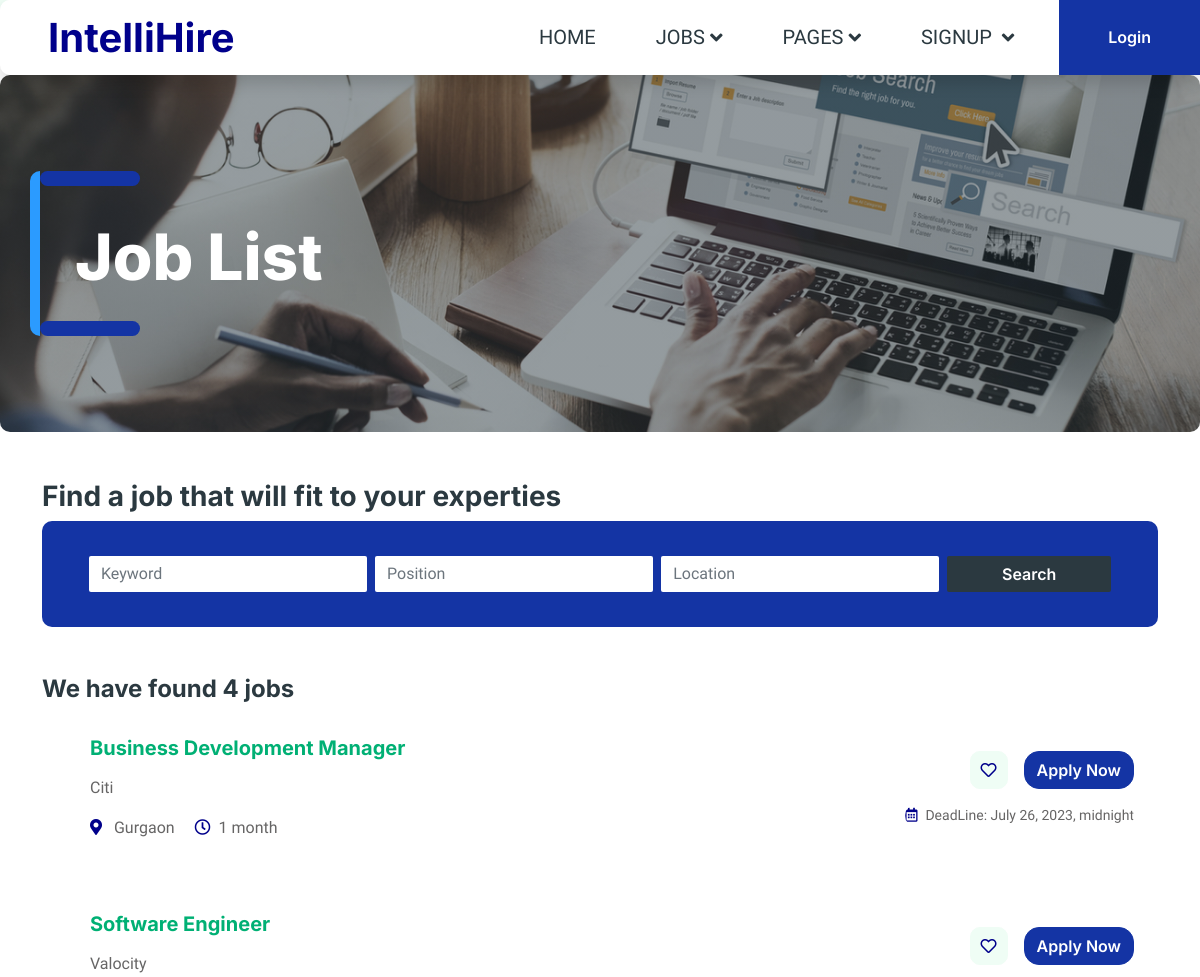
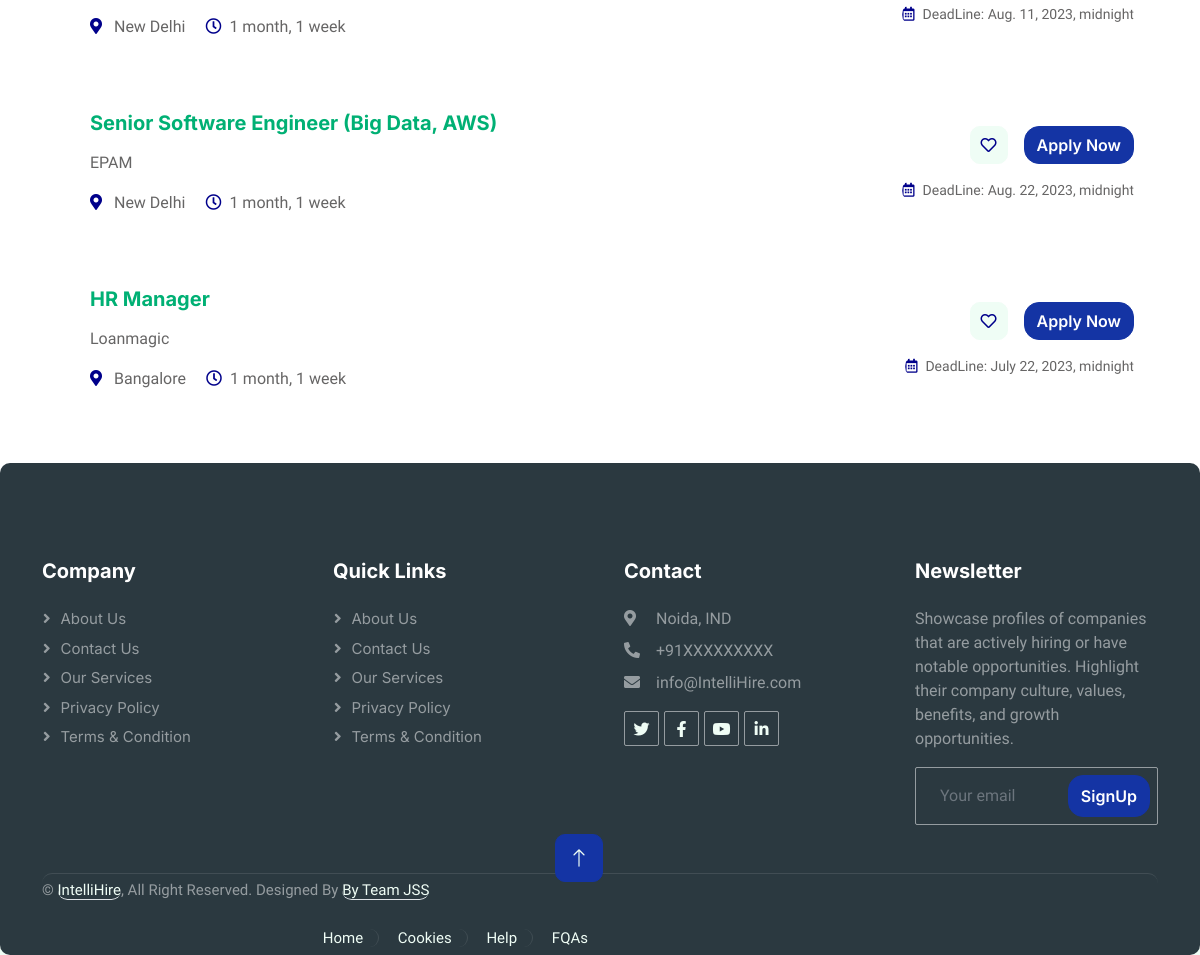
Page /jobs on the committed database (2 pictures, top to bottom).
### jobsapp/models.py (models this page shows, shortened)
class Job(models.Model):
    user = models.ForeignKey(User, on_delete=models.CASCADE)
    title = models.CharField(max_length=300)
    description = models.TextField()
    location = models.CharField(max_length=150)
    type = models.CharField(choices=JOB_TYPE, max_length=10)
    category = models.CharField(max_length=100)
    last_date = models.DateTimeField()
    company_name = models.CharField(max_length=100)
    company_description = models.CharField(max_length=300)
    website = models.CharField(max_length=100, default="")
    created_at = models.DateTimeField(auto_now=True)
    filled = models.BooleanField(default=False)

### jobsapp/views/home.py (the view)
# urls.py: path('jobs', JobListView.as_view(), name='jobs'),
class JobListView(ListView):
    model = Job
    template_name = 'jobs/jobs.html'
    context_object_name = 'jobs'
    paginate_by = 5

### templates/jobs/jobs.html (shortened to what this page needs)
{% extends 'base.html' %}
{% load static %}
{% block content %}
 <div class="container-xxl py-5 bg-dark page-header mb-5">
    <div class="container my-5 pt-5 pb-4">
        <h1 class="display-3 text-white mb-3 animated slideInDown">Job List</h1>
    </div>
</div>
    <section class="job-form-section job-form-section--compressed">
        <div class="container">
            <h3 class="heading">Find a <span class="accent">job </span> that will <span class="accent">fit to your experties</span></h4>
    <div class="container-fluid bg-primary mb-5 wow fadeIn" data-wow-delay="0.1s" style="padding: 35px;">
        <div class="container">
            <div class="row g-2">
                            <div class="col-md-10">
                                 <form id="job-main-form" method="get" action="{% url 'jobs:search' %}" class="job-main-form">
                                <div class="row g-2">
                                    <div class="col-md-4">
                                <input type="text" class="form-control border-0" placeholder="Keyword" />
                                    </div>
                                    <div class="col-md-4">
                                            <input type="text" id="profession" name="position"
                                                   placeholder="Position"  style="color: black" class="form-control border-0">
                                    </div>
                                    <div class="col-md-4">
                                            <input type="text" id="location" name="location"
                                                   placeholder="Location" class="form-control border-0">
                                    </div>
                                </div>
                            </div>
                                    <div class="col-md-2">
                                        <button type="submit"
                                                class="btn btn-dark border-0 w-100">Search
                                        </button>
                                    </div>
            </div>
        </div>
    </div>
        </div>
    </section>
    <section>
         <div class="container">
            <h4 class="heading">We have found <span class="accent">{{ jobs.count }}</span> jobs</h3>
            {% for job in jobs %}
            <div class="tab-class text-center wow fadeInUp" data-wow-delay="0.3s">
                <div class="tab-content">
                 <div id="tab-1" class="tab-pane fade show p-0 active">
                            <div class="job-item p-4 mb-4">
                                <div class="row g-4">
                                    <div class="col-sm-12 col-md-8 d-flex align-items-center">
                                    <div class="text-start ps-4">
                                        <h5 class="mb-3">
                                            <a href="{% url 'jobs:jobs-detail' job.id %}">{{ job.title }}</a>
                                        </h5>
                                        <p class="job__company">
                                            {{ job.company_name }}
                                        </p>
                                        <span class="text-truncate me-3"><i class="fa fa-map-marker-alt text-primary me-2"></i> {{ job.location }}</span>
                                        <span class="text-truncate me-3"><i class="far fa-clock text-primary me-2"></i>{{job.created_at|timesince }}</span>
                                    </div>
                                </div>
                                <div class="col-sm-12 col-md-4 d-flex flex-column align-items-start align-items-md-end justify-content-center">
                                    <div class="d-flex mb-3">
                                        <a class="btn btn-light btn-square me-3" href=""><i class="far fa-heart text-primary"></i></a>
                                        <a class="btn btn-primary" href="">Apply Now</a>
                                    </div>
                                    <small class="text-truncate"><i class="far fa-calendar-alt text-primary me-2"></i>DeadLine: {{ job.last_date }}</small>
                                </div>
                            </div>
                        </div>
            {% endfor %}
        </div>
    </section>
{% endblock %}

### static/css/style.css (style rules this page uses)
:root { --primary: #1434A4; --secondary: #2B9BFF; --light: #EFFDF5; --dark: #2B3940; }
.btn { font-family: 'Inter', sans-serif; font-weight: 600; transition: .5s; }
.btn.btn-primary, .btn.btn-secondary { color: #FFFFFF; }
.btn-square { width: 38px; height: 38px; }
.btn-square, .btn-sm-square, .btn-lg-square { padding: 0; display: flex; align-items: center; justify-content: center; font-weight: normal; border-radius: 10px; }
.header-carousel .container, .page-header .container { position: relative; padding: 45px 0 45px 35px; border-left: 10px solid var(--secondary); }
.header-carousel .container::before, .header-carousel .container::after, .page-header .container::before, .page-header .container::after { position: absolute; content: ""; top: 0; left: 0; width: 100px; height: 15px; background: var(--primary); }
.header-carousel .container::after, .page-header .container::after { top: 100%; margin-top: -15px; }
.page-header { background: linear-gradient(rgba(43, 57, 64, .5), rgba(43, 57, 64, .5)), url(../img/carousel-1.jpg) center center no-repeat; background-size: cover; }
.job-item { border-color: rgba(0, 0, 0, .08); box-shadow: none; }

### rows in the picture
Job: title "Business Development Manager", company_name "Citi", location "Gurgaon", created_at "1 month", last_date "July 26, 2023, midnight"
Job: title "Software Engineer", company_name "Valocity", location "New Delhi", created_at "1 month, 1 week", last_date "Aug. 11, 2023, midnight"
Job: title "Senior Software Engineer (Big Data, AWS)", company_name "EPAM", location "New Delhi", created_at "1 month, 1 week", last_date "Aug. 22, 2023, midnight"
Job: title "HR Manager", company_name "Loanmagic", location "Bangalore", created_at "1 month, 1 week", last_date "July 22, 2023, midnight"

### other values in the picture
{{ jobs.count }} "4"
